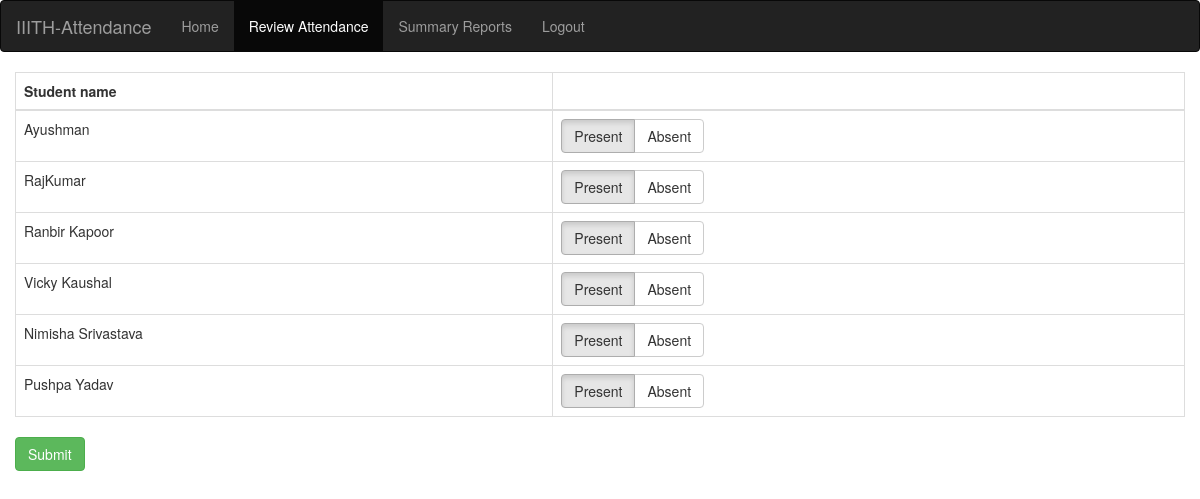
/info/teacher/1549/Edit_att/ (signed in), run on an earlier commit of the app's database.
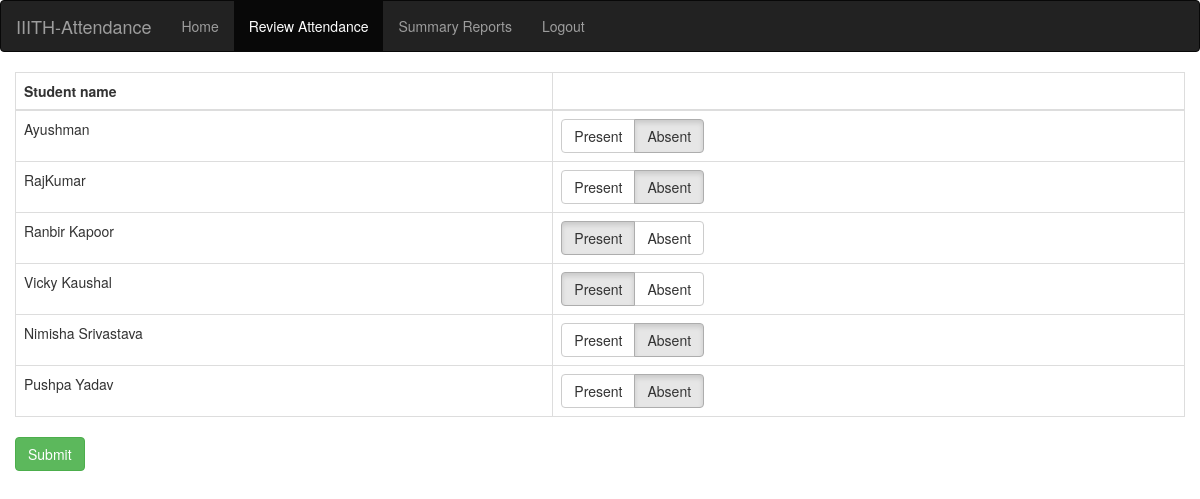
And on a later commit of the database.
### info/models.py (models this page shows, shortened)
class Attendance(models.Model):
    course = models.ForeignKey(Course, on_delete=models.CASCADE)
    student = models.ForeignKey(Student, on_delete=models.CASCADE)
    attendanceclass = models.ForeignKey(AttendanceClass, on_delete=models.CASCADE, default=1)
    date = models.DateField(default='2020-1-1')
    status = models.BooleanField(default='True')

class Student(models.Model):
    user = models.OneToOneField(User, on_delete=models.CASCADE, null=True)
    class_id = models.ForeignKey(Class, on_delete=models.CASCADE, default=1)
    USN = models.CharField(primary_key='True', max_length=100)
    name = models.CharField(max_length=200)
    sex = models.CharField(max_length=50, choices=sex_choice, default='Male')
    DOB = models.DateField(default='1998-01-01')

### info/views.py (the view)
# urls.py: path('teacher/<int:ass_c_id>/Edit_att/', views.edit_att, name='edit_att'),
@login_required()
def edit_att(request, ass_c_id):
    assc = get_object_or_404(AttendanceClass, id=ass_c_id)
    cr = assc.assign.course
    att_list = Attendance.objects.filter(attendanceclass=assc, course=cr)
    context = {
        'assc': assc,
        'att_list': att_list,
    }
    return render(request, 'info/t_edit_att.html', context)

### info/models.py (called while the page is built)
    @property
    def is_student(self):
        if hasattr(self, 'student'):
            return True
        return False

    @property
    def is_teacher(self):
        if hasattr(self, 'teacher'):
            return True
        return False

### info/templates/info/t_edit_att.html (shortened to what this page needs)
{% extends 'info/base.html' %}
{% block content %}
<form action="{% url 'confirm' assc.id %}" method="post">
    <div class="card mb-3">
        <div class="card-body">
          <div class="table-responsive">
            <table class="table table-bordered" id="dataTable" width="100%" cellspacing="0">
              <thead>
                <tr>
                    <th>Student name</th>
                    <th></th>
                </tr>
              </thead>
                <tbody>
                    {% for att in att_list %}
                    <tr>
                    <td>{{att.student.name}}</td>
                    <td>
                        <div class="btn-group btn-group-toggle" data-toggle="buttons">
                                {% if att.status %}
                                <label class="btn btn-default active">
                                    <input type="radio" name="{{ att.student.USN }}" id="option1" autocomplete="off" value="present" checked> Present
                                </label>
                                <label class="btn btn-default">
                                    <input type="radio" name="{{ att.student.USN }}" id="option2" autocomplete="off" value="absent"> Absent
                                </label>
                                {% else %}
                                <label class="btn btn-default">
                                    <input type="radio" name="{{ att.student.USN }}" id="option1" autocomplete="off" value="present" > Present
                                </label>
                                <label class="btn btn-default active">
                                    <input type="radio" name="{{ att.student.USN }}" id="option2" autocomplete="off" value="absent" checked> Absent
                                </label>
                                {% endif %}
                        </div>
                    </td>
                    </tr>
                {% endfor %}
                </tbody>
            </table>
          </div>
        </div>
      </div>
    <input class="btn btn-success" type="submit" value="Submit">
</form>
{% endblock %}

What changed in the data, as far as the page shows it:
changed Attendance "Ayushman": status True → False (drawn)
changed Attendance "RajKumar": status True → False (drawn)
changed Attendance "Nimisha Srivastava": status True → False (drawn)
changed Attendance "Pushpa Yadav": status True → False (drawn)
